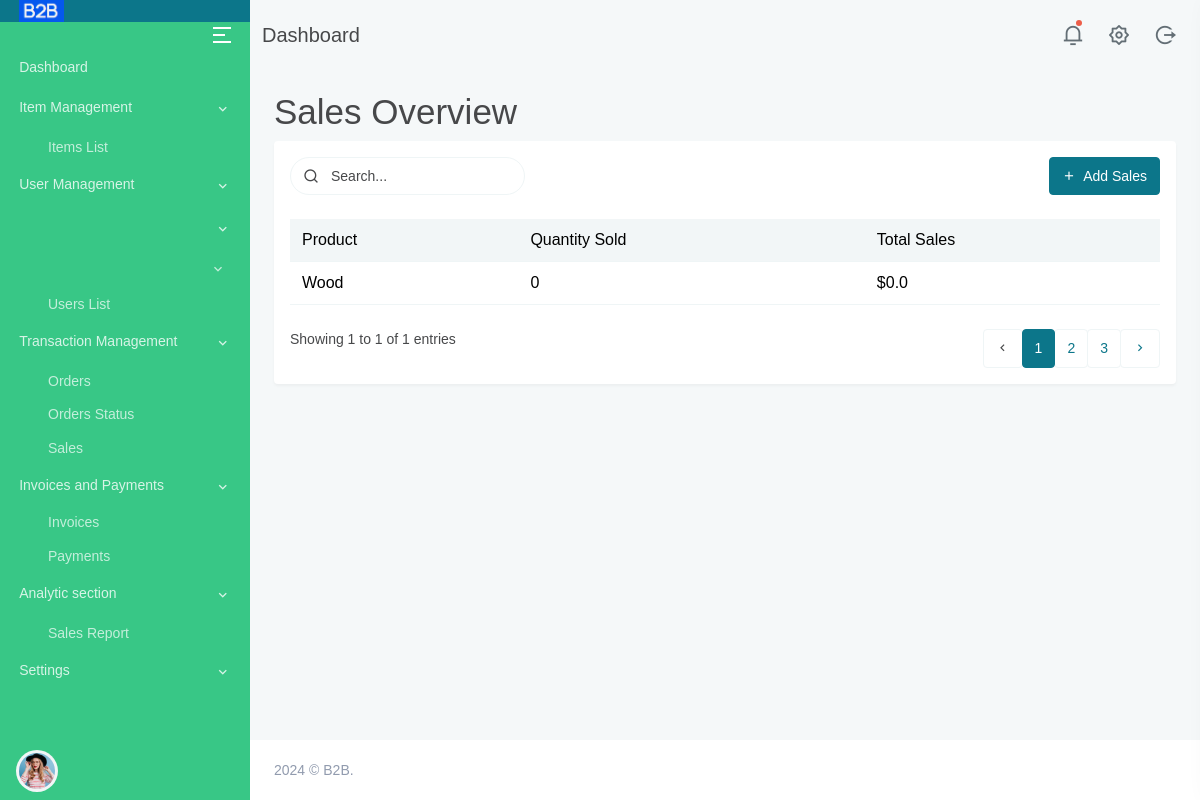
Before: /sales/ with the older database file.
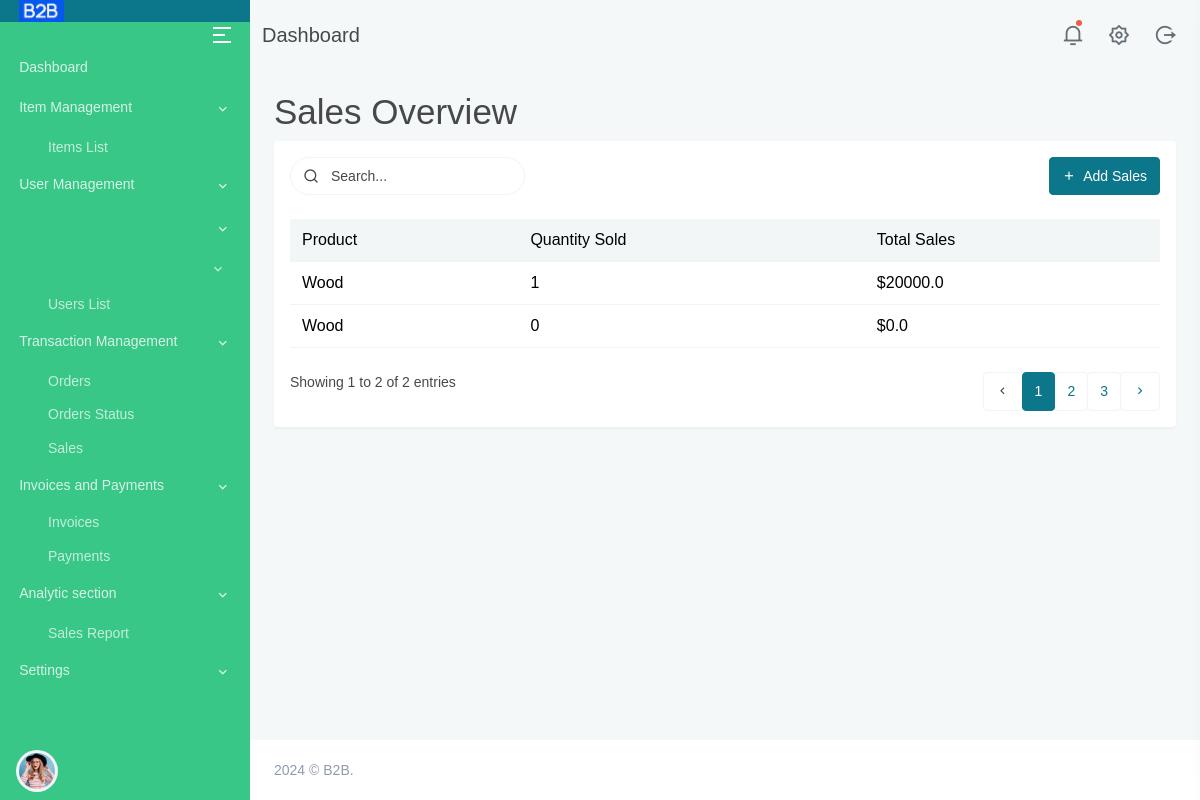
After: the same page with the newer database file.
### main/models.py (models this page shows, shortened)
class Item(models.Model):
    item_name = models.CharField(max_length=100)
    category = models.ForeignKey(Category, on_delete=models.CASCADE)
    price = models.FloatField()
    item_image = models.ImageField(upload_to='items_images/')
    description = models.TextField()
    seller_name = models.CharField(max_length=100, default="john")

### main/views.py (the view)
# urls.py: path('sales/', views.sales_overview, name='sales'),
def sales_overview(request):
    sales = Item.objects.all()  # Customize this query based on your sales logic
    sales_data = []
    for item in sales:
        total_quantity = OrderItem.objects.filter(item=item).aggregate(total_quantity=Sum('quantity'))['total_quantity'] or 0
        total_sales = total_quantity * item.price
        sales_data.append({
            'item_name': item.item_name,
            'total_quantity': total_quantity,
            'total_sales': total_sales,
        })
    context = {'sales': sales_data}
    return render(request, 'sales.html', context)

### templates/sales.html (shortened to what the changed rows need)
﻿{% extends "base.html" %}
{% load static %}
{% block content %}
    <div class="main-content">
        <div class="page-content">
            <div class="container-fluid">
                <h1>Sales Overview</h1>
                <div class="card">
                    <div class="card-body">
                        <div class="table-responsive mb-4">
                            <table class="table table-hover table-nowrap align-middle mb-0">
                                <thead class="bg-light">
                                    <tr>
                                        <th scope="col">Product</th>
                                        <th scope="col">Quantity Sold</th>
                                        <th scope="col">Total Sales</th>
                                    </tr>
                                </thead>
                                <tbody>
                                    {% for sale in sales %}
                                    <tr>
                                        <td>{{ sale.item_name }}</td>
                                        <td>{{ sale.total_quantity }}</td>
                                        <td>${{ sale.total_sales }}</td>
                                    </tr>
                                    {% endfor %}
                                </tbody>
                            </table>
                        </div>
                        <div class="row mt-4">
                            <div class="col-sm-6">
                                <div>
                                    <p class="mb-sm-0">Showing 1 to {{ sales|length }} of {{ sales|length }} entries</p>
                                </div>
                            </div>
                        </div>
                    </div>
                </div>
            </div>
        </div>
    </div>
{% endblock %}

Changed rows visible on the page:
added Item: item_name "Wood"
Other visible differences:
{{ sales|length }}: "1" → "2"
new list line: "Wood"
new list line: "1 $ 20000.0"
